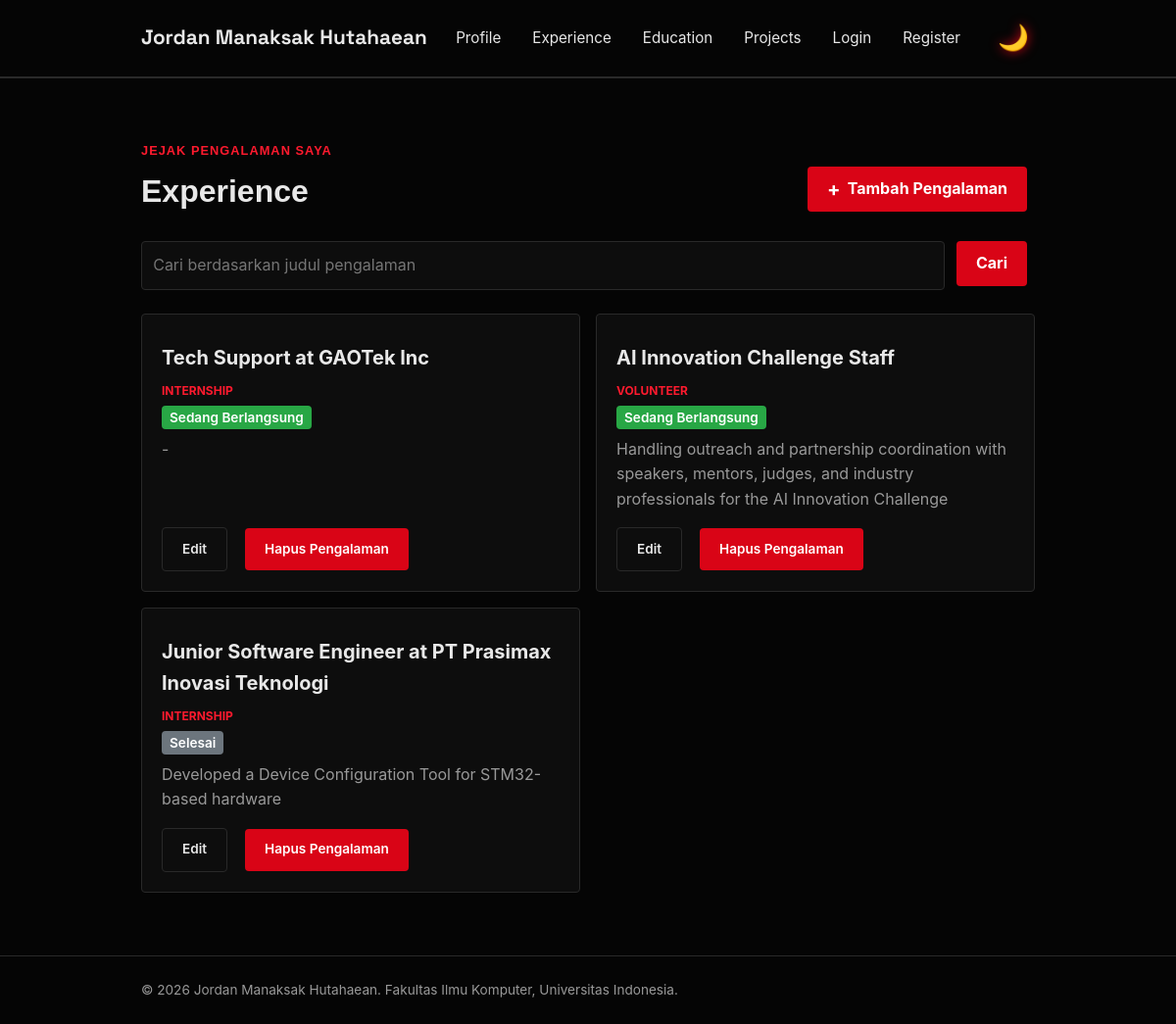
The app's page /experience/ with its own data.
### main/models.py (models this page shows, shortened)
class Experience(models.Model):
    EXPERIENCE_CHOICES = [
        ('internship', 'Internship'),
        ('research', 'Research'),
        ('volunteer', 'Volunteer'),
        ('part-time', 'Part-Time'),
        ('full-time', 'Full-Time'),
        ('freelance', 'Freelance'),
    ]
    id = models.UUIDField(primary_key=True, default=uuid.uuid4, editable=False)
    title = models.CharField(max_length=255)
    description = models.TextField()
    category = models.CharField(max_length=20, choices=EXPERIENCE_CHOICES, default='full-time')
    thumbnail = models.URLField(blank=True, null=True)
    started_at = models.DateTimeField()
    ended_at = models.DateTimeField(blank=True, null=True)
    class Meta:
        ordering = ['-started_at']
    @property
    def is_ongoing(self):
        return self.ended_at is None

### main/views.py (the view)
# urls.py: path("experience/", show_experience, name="show_experience"),
def show_experience(request):
    json_response = get_experience_json(request)
    experiences = serializers.deserialize(
        "json", json_response.content.decode("utf-8")
    )
    experiences = [exp.object for exp in experiences]
    title_query = request.GET.get("title", "").strip()
    context = {
        "name": "Jordan Manaksak Hutahaean",
        "experience_list": experiences,
        "title_query": title_query,
    }
    return render(request, "experience.html", context)

### main/views.py (called while the page is built)
def get_experience_json(request):
    title_query = request.GET.get("title", "").strip()
    experiences = Experience.objects.all()
    if title_query:
        experiences = experiences.filter(title__icontains=title_query)
    experience_json = serializers.serialize("json", experiences)
    return HttpResponse(experience_json, content_type="application/json")

### templates/experience.html (shortened to what this page needs)
{% extends "base.html" %}
{% block content %}
    <main>
        <section class="experience-section" id="experience">
            <div class="container">
                <p class="section-kicker">Jejak pengalaman saya</p>
                <div class="project-header">
                    <h1>Experience</h1>
                    <a href="{% url 'main:create_experience' %}"
                       class="button project-add-button">
                        <span aria-hidden="true">+</span>
                        Tambah Pengalaman
                    </a>
                </div>
                <form method="get"
                      action="{% url 'main:show_experience' %}"
                      class="project-search">
                    <input type="search"
                           name="title"
                           value="{{ title_query }}"
                           placeholder="Cari berdasarkan judul pengalaman"
                           class="project-search__input"
                           aria-label="Cari berdasarkan judul pengalaman">
                    <button type="submit" class="button">Cari</button>
                </form>
                <div class="experience-grid project-grid">
                    {% for experience in experience_list %}
                        <article class="experience-card">
                            <h2>{{ experience.title }}</h2>
                            <span class="experience-category">{{ experience.get_category_display }}</span>
                            <div class="experience-status" style="margin: 8px 0;">
                                {% if experience.is_ongoing %}
                                    <span class="badge" style="background-color: #28a745; color: white; padding: 4px 8px; border-radius: 4px; font-size: 0.85rem;">
                                        Sedang Berlangsung
                                    </span>
                                {% else %}
                                    <span class="badge" style="background-color: #6c757d; color: white; padding: 4px 8px; border-radius: 4px; font-size: 0.85rem;">
                                        Selesai
                                    </span>
                                {% endif %}
                            </div>
                            <p class="experience-description">{{ experience.description }}</p>
                            <div class="project-card-actions">
                                <div class="project-actions">
                                    <a href="{% url 'main:update_experience' experience.id %}" class="button button-secondary">Edit</a>
                                    {% include "components/experience_delete_modal.html" with experience=experience %}
                                </div>
                            </div>
                        </article>
                    {% empty %}
                        {% if title_query %}
                            <p class="empty-state">Tidak ada pengalaman dengan judul tersebut.</p>
                        {% else %}
                            <p class="empty-state">Belum ada pengalaman yang ditambahkan.</p>
                        {% endif %}
                    {% endfor %}
                </div>
            </div>
        </section>
    </main>
{% endblock content %}

### templates/components/experience_delete_modal.html (shortened to what this page needs)
<p class="experience-status">
    <button type="button"
            class="button button-danger"
            popovertarget="delete-experience-{{ experience.id }}"
            aria-label="Hapus {{ experience.title }}"
            title="Hapus pengalaman">
        Hapus Pengalaman
    </button>
</p>

### static/css/style.css (style rules this page uses)
* { margin: 0; padding: 0; box-sizing: border-box; }
:root { --ink: #e8e8e8; --paper: #050505; --accent: #d90416; --accent-dark: #ff1a2e; --line: #292929; --text-muted: #999999; --card: #0d0d0d; --radius: 4px; --glow: rgba(217, 4, 22, 0.4); }
body { font-family: -apple-system, "Rajdhani", Roboto, Helvetica, Arial, sans-serif; color: var(--ink); background-color: var(--paper); line-height: 1.6; transition: background-color 0.3s ease, color 0.3s ease; }
h1, .brand { font-family: "Space Grotesk", -apple-system, sans-serif; }
.container { max-width: 960px; margin: 0 auto; padding: 0 1.5rem; }
.experience-section { padding: 4rem 0; border-top: 1px solid var(--line); }
.section-kicker { color: var(--accent-dark); font-family: "Orbitron", sans-serif; font-size: 0.8rem; font-weight: 700; letter-spacing: 0.08em; text-transform: uppercase; }
.experience-section h1 { margin: 0.4rem 0 1.5rem; font-family: "Orbitron", sans-serif; font-size: 2rem; }
.experience-grid { display: grid; grid-template-columns: repeat(auto-fit, minmax(240px, 1fr)); gap: 1rem; }
.experience-card { padding: 1.25rem; background-color: var(--card); border: 1px solid var(--line); border-radius: var(--radius); transition: transform 0.3s ease, border-color 0.3s ease, box-shadow 0.3s ease, background-color 0.3s ease; }
.experience-category { color: var(--accent-dark); font-size: 0.75rem; font-weight: 700; text-transform: uppercase; }
.experience-card h2 { margin: 0.5rem 0; font-size: 1.25rem; }
.experience-description, .empty-state { color: var(--text-muted); }
.experience-status { margin-top: 1rem; font-size: 0.85rem; font-weight: 600; }
.button { display: inline-block; height: fit-content; border: 0; border-radius: var(--radius); padding: 0.65rem 1.25rem; background: var(--accent); color: #ffffff; cursor: pointer; font: inherit; font-weight: 700; text-decoration: none; transition: all 0.2s ease; margin-right: 0.5rem; }
.button-secondary { background: var(--card); border: 1px solid var(--line); color: var(--ink); }
.button-danger { background: var(--accent); color: #ffffff; }
.project-header { width: 100%; display: flex; justify-content: space-between; align-items: center; gap: 1rem; margin-bottom: 1.5rem; }
.project-grid { display: grid; grid-template-columns: repeat(2, minmax(0, 1fr)); gap: 1rem; }
.project-grid .experience-card { display: flex; flex-direction: column; }
.project-header h1 { margin-bottom: 0; }
.project-add-button { display: inline-flex; align-items: center; gap: 0.45rem; }
.project-add-button span { font-size: 1.25rem; line-height: 1; }
.project-search { display: flex; gap: 0.75rem; margin-bottom: 1.5rem; }
.project-search__input { width: 100%; min-width: 0; padding: 0.7rem; border: 1px solid var(--line); border-radius: var(--radius); background: var(--card); color: var(--ink); font: inherit; transition: background-color 0.3s ease, color 0.3s ease; }
.project-actions { display: flex; align-items: center; flex-wrap: wrap; gap: 10px; margin-top: 1rem; }
.project-actions .button { font-size: 0.85rem; font-weight: 600; }
.project-card-actions { display: flex; flex-direction: column; margin-top: auto; }
.project-actions .experience-status { margin-top: 0; }

### records on screen
Experience: title "Tech Support at GAOTek Inc", category "INTERNSHIP", shows "Sedang Berlangsung", description "-"
Experience: title "AI Innovation Challenge Staff", category "VOLUNTEER", shows "Sedang Berlangsung", description "Handling outreach and partnership coordination with speakers, mentors, judges, and industry professionals for the AI Innovation Challenge"
Experience: title "Junior Software Engineer at PT Prasimax Inovasi Teknologi", category "INTERNSHIP", shows "Selesai", description "Developed a Device Configuration Tool for STM32-based hardware"

### other values on screen
{{ name }} "Jordan Manaksak Hutahaean"
